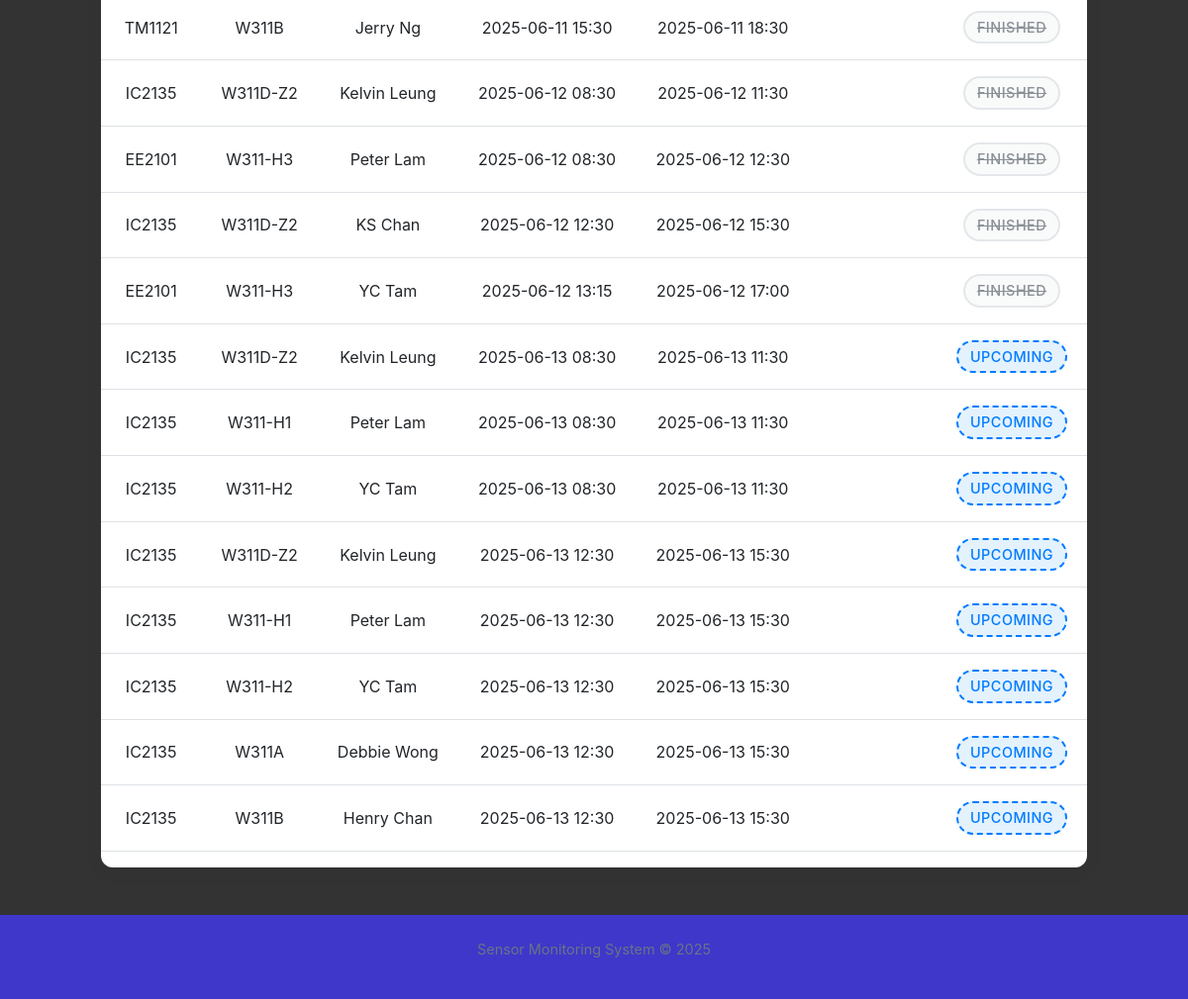
Page /eventlist (lower part) on the earlier database version.
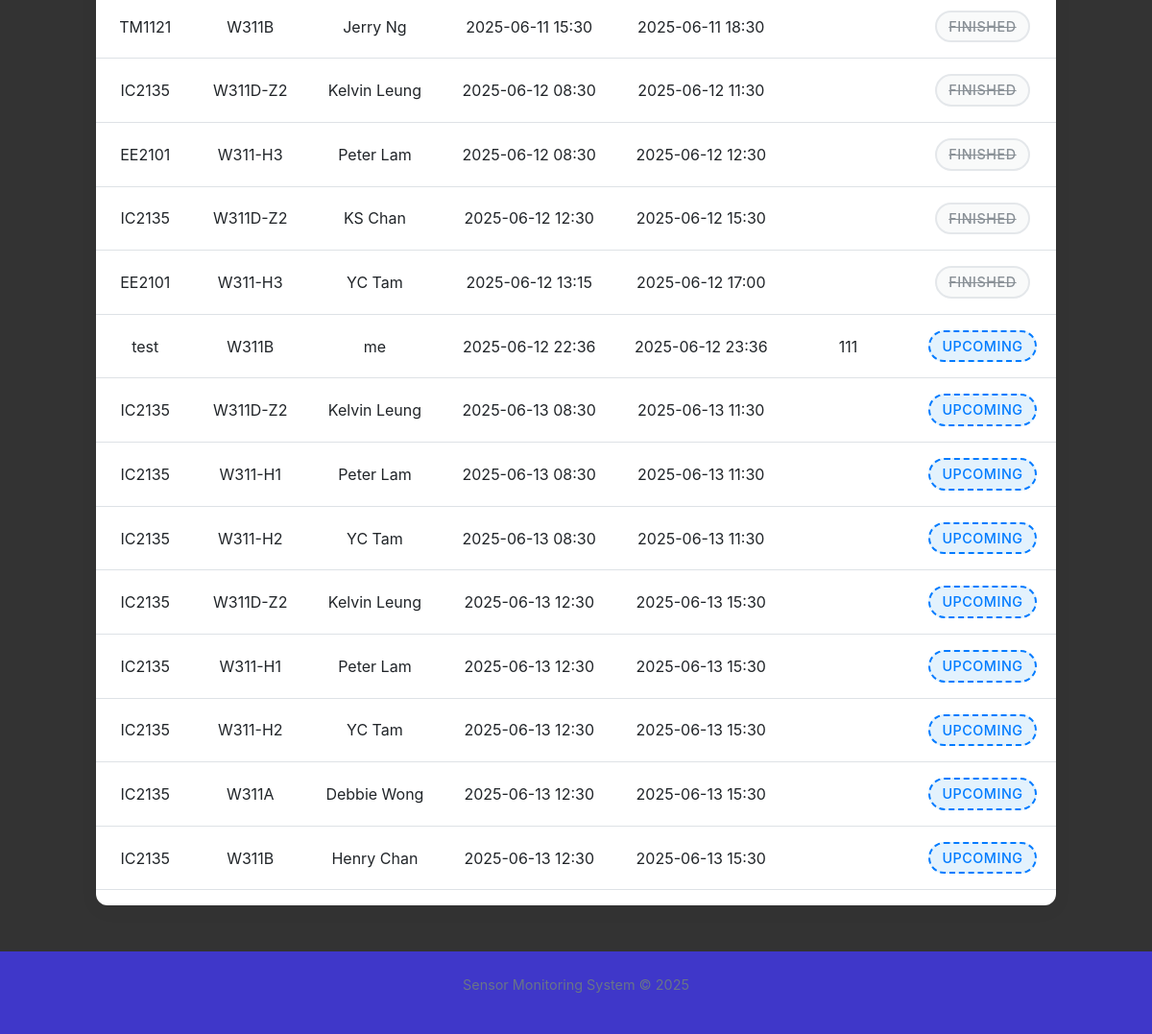
Same page on the later database version.
### projectApp/models.py (models this page shows, shortened)
class Event(models.Model):
    name = models.CharField(max_length=10)
    begin_time = models.DateTimeField()
    end_time = models.DateTimeField()
    loc = models.CharField(max_length=20)
    Description = models.TextField(null=True,blank=True)
    instructor = models.CharField(max_length=20,null=False)
    class Meta:
        verbose_name_plural = "Events"

### projectApp/views.py (the view, shortened to what this page needs)
# urls.py: path("eventlist",views.add_event),
def add_event(request):
    location = Information.objects.values_list("loc").distinct().order_by("loc")
    locations = []
    locations.append((None,"--"))
    for i in location:
        locations.append((i[0],i[0]))
    events = Event.objects.all().order_by("end_time")
    events_status = []
    tot_events = []
    time = timezone.now()
    for event in events:
        this_event = {
            "id":event.id,
            "name":event.name,
            "loc":event.loc,
            "instructor":event.instructor,
            "begin_time":event.begin_time,
            "end_time":event.end_time,
            "Description":event.Description,
        }
        if event.end_time < time:
                this_event["status"] = "Finish"
        elif time < event.begin_time:
                this_event["status"] = "Upcoming"
        elif event.begin_time <= time <= event.end_time:
                this_event["status"] = "Ongoing"
        tot_events.append(this_event)
    context = {"entrys":tot_events}
    context["type"] = "success"
    form = EventForm(prefix="add")
    formQ = EventQuery(prefix="query")
    formQ.fields['loc'].choices = locations
    form.fields['loc'].choices = locations
    if request.method == "POST":
        try:
            if 'form_type' in request.POST:
                if request.POST["form_type"] == 'add':
                    form = EventForm(request.POST,prefix="add")
                    form.fields['loc'].choices = locations
                    if form.is_valid():
                        print("form check")
                        loc = form.cleaned_data['loc']
                        begin_time = form.cleaned_data.get("begin_time")
                        end_time = form.cleaned_data.get("end_time")
                        if begin_time>=end_time:
                            raise AssertionError("Error! The start time must be earlier than the end time!")
                        if not check_valid(loc,begin_time,end_time):
                            raise AssertionError("Error! The classroom has been occupied!")
                        event = form.save(commit=False)
                        event.loc = loc
                        event = form.save()
                        return redirect(request.path)
                    else:
                        print("check form",form)
                if request.POST["form_type"] == "query":
                    formQ = EventQuery(request.POST,prefix="query")
                    formQ.fields['loc'].choices = locations
                    if formQ.is_valid():
                        loc = formQ.cleaned_data["loc"]
                        begin_time = formQ.cleaned_data.get("begin_time")
                        end_time = formQ.cleaned_data.get("end_time")
                        instructor = formQ.cleaned_data["instructor"]
                        name = formQ.cleaned_data['name']
                        show_past = formQ.cleaned_data.get("show_past")
                        if loc:
                            events = events.filter(loc = loc)
                        if begin_time:
                            events = events.filter(begin_time__gte = begin_time)
                        if end_time:
                            events = events.filter(end_time__lte = end_time)
                        if instructor:
                            events = events.filter(instructor = instructor)
                        if name:
                            events = events.filter(name = name)
                        if not show_past:
                            events = events.filter(begin_time__gte = time)
                        tot_events = []
                        for event in events:
                            this_event = {
                                "id":event.id,
                                "name":event.name,
                                "loc":event.loc,
                                "instructor":event.instructor,
                                "begin_time":event.begin_time,
                                "end_time":event.end_time,
                                "Description":event.Description,
                            }
                            if event.end_time < time:
                                    this_event["status"] = "Finish"
                            elif time < event.begin_time:
                                    this_event["status"] = "Upcoming"
                            elif event.begin_time <= time <= event.end_time:
                                    this_event["status"] = "Ongoing"
                            tot_events.append(this_event)
                        context = {"entrys":tot_events}
        except Exception as e:
            print("Error at add_event!",e)
            form = EventForm(prefix="add")
            formQ = EventQuery(prefix="query")
            context["type"] = "fail"
            context["error_message"] = e
    else:
        if "clear" in request.GET:
            return redirect(request.path)
    context["form"] = form
    context["formQ"] =formQ
    return render(request,"projectApp/add_event.html",context)

### projectApp/templates/projectApp/add_event.html (shortened to what this page needs)
{% load static %}
<!DOCTYPE html>
<html lang="en">
  <head>
    <link
      href="https://cdn.jsdelivr.net/npm/font-awesome@4.7.0/css/font-awesome.min.css"
      rel="stylesheet"
    />
    <link
      href="https://cdn.jsdelivr.net/npm/bootstrap@5.3.6/dist/css/bootstrap.min.css"
      rel="stylesheet"
    />
    <link
      rel="stylesheet"
      type="text/css"
      href="https://cdn.flexmonster.com/theme/orange/flexmonster.min.css"
    />
    <link
      href="https://cdn.jsdelivr.net/npm/bootstrap@5.3.0/dist/css/bootstrap.min.css"
      rel="stylesheet"
    />
    <link
      rel="stylesheet"
      href="https://cdnjs.cloudflare.com/ajax/libs/font-awesome/6.4.0/css/all.min.css"
    />
    <link
      href="https://cdn.jsdelivr.net/npm/sweetalert2@11.7.27/dist/sweetalert2.min.css"
      rel="stylesheet"
    />
  </head>
  <body>
    <main class="main-container">
      <div class="card">
        <div class="table-responsive">
          <table class="table data-table table-hover">
            <tbody>
              {% for entry in entrys %}
              <tr class="clickable-row" data-id="{{ entry.id }}">
                <td>{{ entry.name }}</td>
                <td>{{ entry.loc }}</td>
                <td>{{ entry.instructor }}</td>
                <td>{{ entry.begin_time|date:"Y-m-d H:i" }}</td>
                <td>{{ entry.end_time|date:"Y-m-d H:i" }}</td>
                <td>{{ entry.Description|truncatechars:30 }}</td>
                {% if entry.status == "Upcoming" %}
                <td>
                  <span class="status-tag status-upcoming">Upcoming</span>
                </td>
                {% elif entry.status == "Ongoing" %}
                <td><span class="status-tag status-ongoing">Ongoing</span></td>
                {% elif entry.status == "Finish" %}
                <td><span class="status-tag status-finish">Finished</span></td>
                {% endif %}
              </tr>
              {% endfor %}
            </tbody>
          </table>
        </div>
      </div>
    </main>
    <footer class="footer">
      <div class="main-container">
        <p>Sensor Monitoring System &copy; 2025</p>
      </div>
    </footer>
  </body>
</html>

Differences in the rows shown:
added Event: name "test", loc "W311B", instructor "me", begin_time "2025-06-12 22:36", end_time "2025-06-12 23:36", Description "111"
Other differences:
new list line: "UPCOMING"
